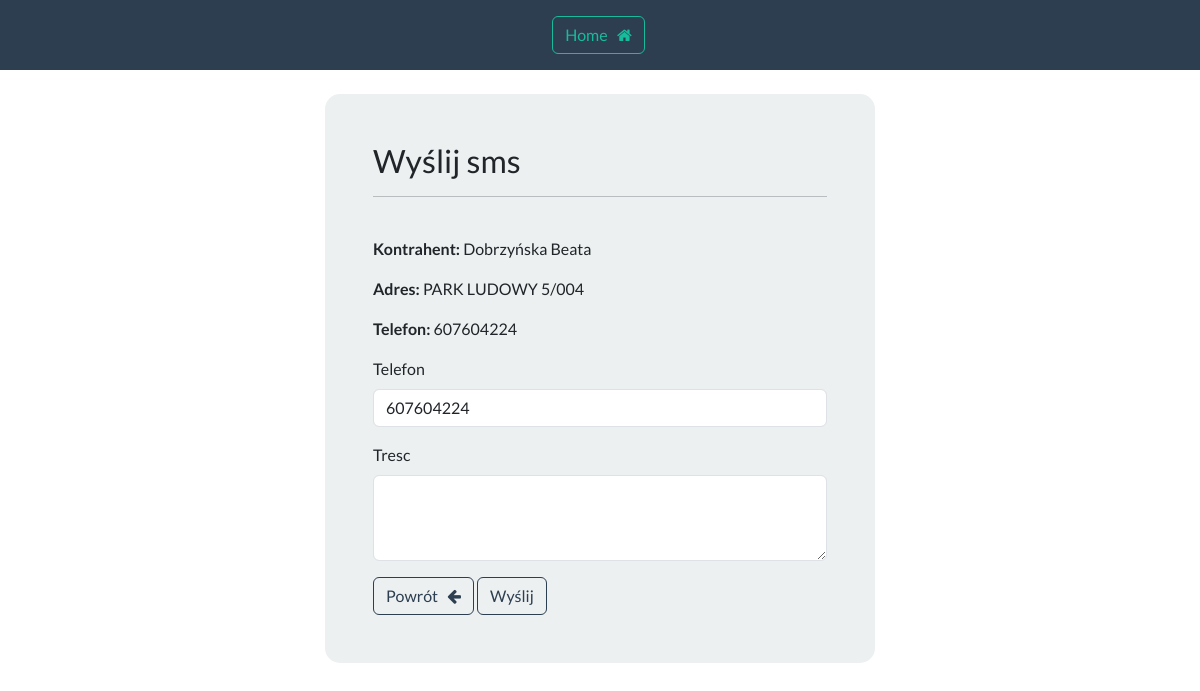
The page /telefony/sms/71071 (signed in) on the database as committed earlier.
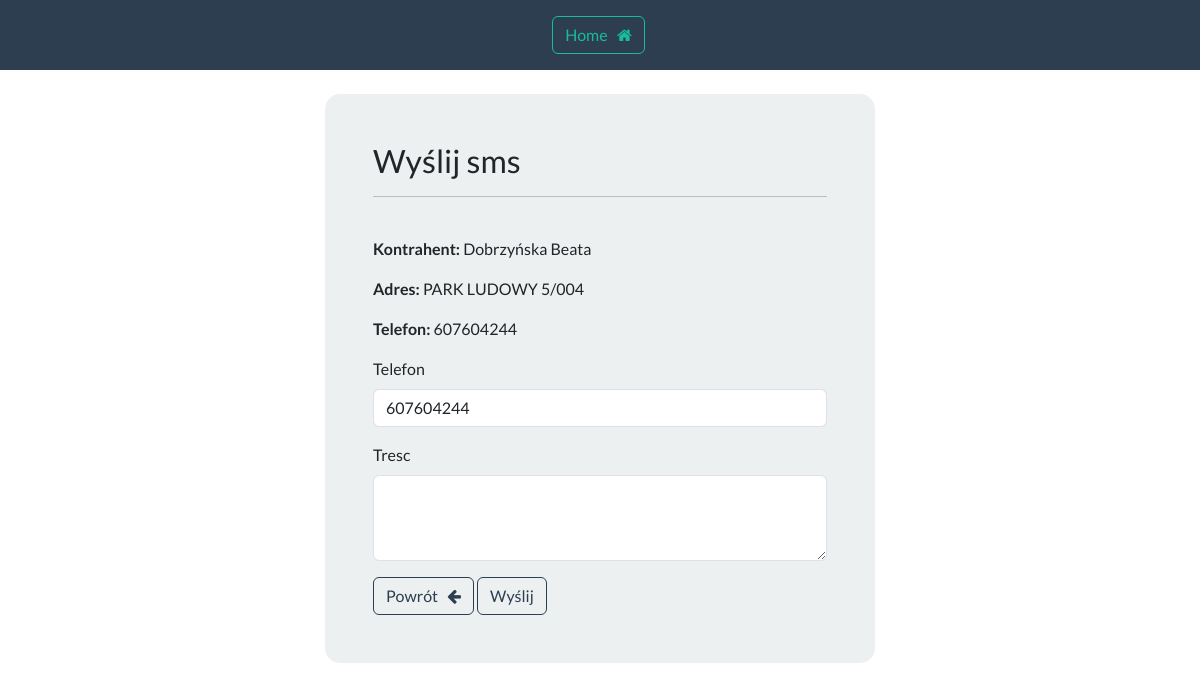
The same page on the database as committed later.
### telefony/models.py (models this page shows, shortened)
class Mieszkaniec(models.Model):
    data_utworzenia = models.CharField(max_length=15, blank=True)
    indeks = models.CharField(max_length=7, blank=True)
    nazwa = models.CharField(max_length=255, blank=True)
    adres = models.CharField(max_length=255, blank=True)
    klatka = models.CharField(max_length=2, blank=True)
    telefon = models.CharField(max_length=20, blank=True)
    telefon2 = models.CharField(max_length=20, blank=True)
    telefon3 = models.CharField(max_length=20, blank=True)
    symbol_budynku = models.CharField(max_length=4, blank=True)
    tak = "tak"
    nie = "nie"
    zgoda_wybor = [
        (tak, "tak"),
        (nie, "nie")
    ]
    zgoda = models.CharField(
        max_length=3,
        choices=zgoda_wybor,
        default=tak,
    )
    ce = "CE"
    nw = "NW"
    ns = "NS"
    administracja_wybor = [
        (ns, "NS"),
        (nw, "NW"),
        (ce, "CE")
    ]
    administracja = models.CharField(
        max_length=2,
        choices=administracja_wybor,
        default=ce,
    )
    content = models.TextField(max_length=160, blank=True, null=True)
    phone = models.TextField(blank=True, null=True)

### telefony/views.py (the view, shortened to what this page needs)
# urls.py: path("sms/<int:pk>", views.sms_record, name="sms_rss"),
@login_required(login_url="login")
def sms_record(request, pk):
	record = Mieszkaniec.objects.get(id=pk)
	form = SmsRecordFormTelefony(instance=record)
	my_record = Mieszkaniec.objects.get(id=pk)
	context = {"form": form, "record": record, "my_record": my_record}
	return render(request, "telefony-sms.html", context=context)

### telefony/forms.py
class SmsRecordFormTelefony(forms.ModelForm):
    class Meta:
        model = Mieszkaniec
        fields = ["indeks", "nazwa", "phone", "content", "telefon"]

### telefony/templates/telefony-sms.html (shortened to what this page needs)
{% extends 'base-telefony.html' %}
{% load static %}
{% block content %}
    <body>
    <div class="container bg-light shadow-md p-5 form-layout-add">
        <h3> Wyślij sms </h3>
        <hr>
        <br>
        <form method="POST" autocomplete="off">
            <p><strong> Kontrahent: </strong> {{ record.nazwa }} </p>
            <p><strong> Adres: </strong> {{ record.adres }} </p>
            <p><strong> Telefon: </strong> {{ record.telefon }} </p>
            <form class="form-layout-add">
                <div class="mb-3">
                    <label for="phone" class="form-label">Telefon</label>
                    <input type="text" class="form-control" id="phone" name="phone" placeholder=""
                           value="{{ record.telefon }}" maxlength="9" autocomplete="off">
                </div>
                <div class="mb-3">
                    <label for="content" class="form-label">Tresc</label>
                    <textarea class="form-control" id="content" name="content" maxlength="160" rows="3"></textarea>
                </div>
            </form>
            <a href="{% url 'view_telefony' record.id %}" class="btn btn-outline-primary"> Powrót &nbsp; <i
                    class="fa fa-arrow-left"></i> </a>
            <button type="submit" class="btn btn-outline-primary">Wyślij</button>
        </form>
    </div>
    <br>
    </body>
{% endblock %}

Rows that differ between the two databases and show on the page:
changed Mieszkaniec "Dobrzyńska Beata": telefon "607604224" → "607604244"; phone "607604224" → "607604244"
